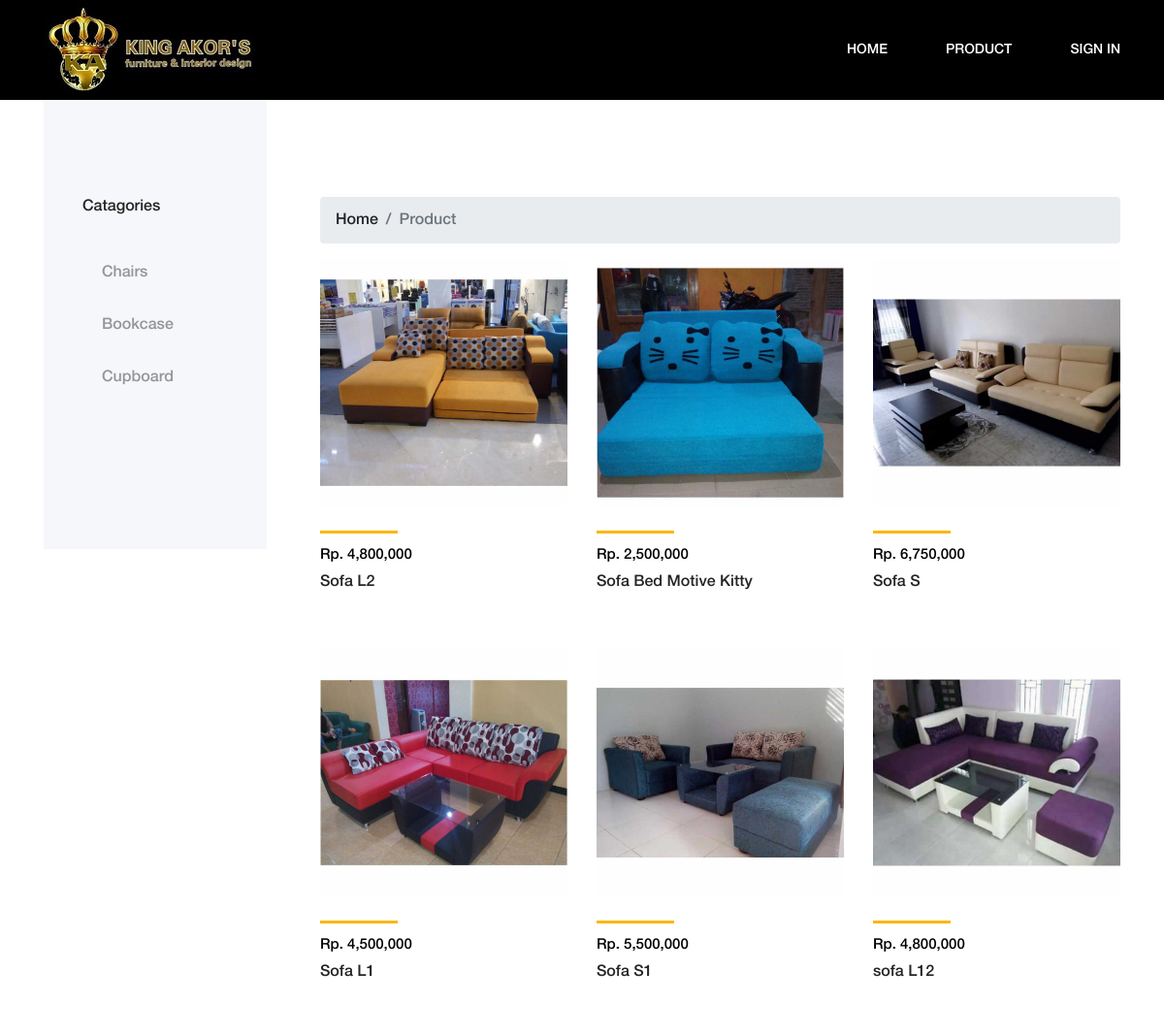
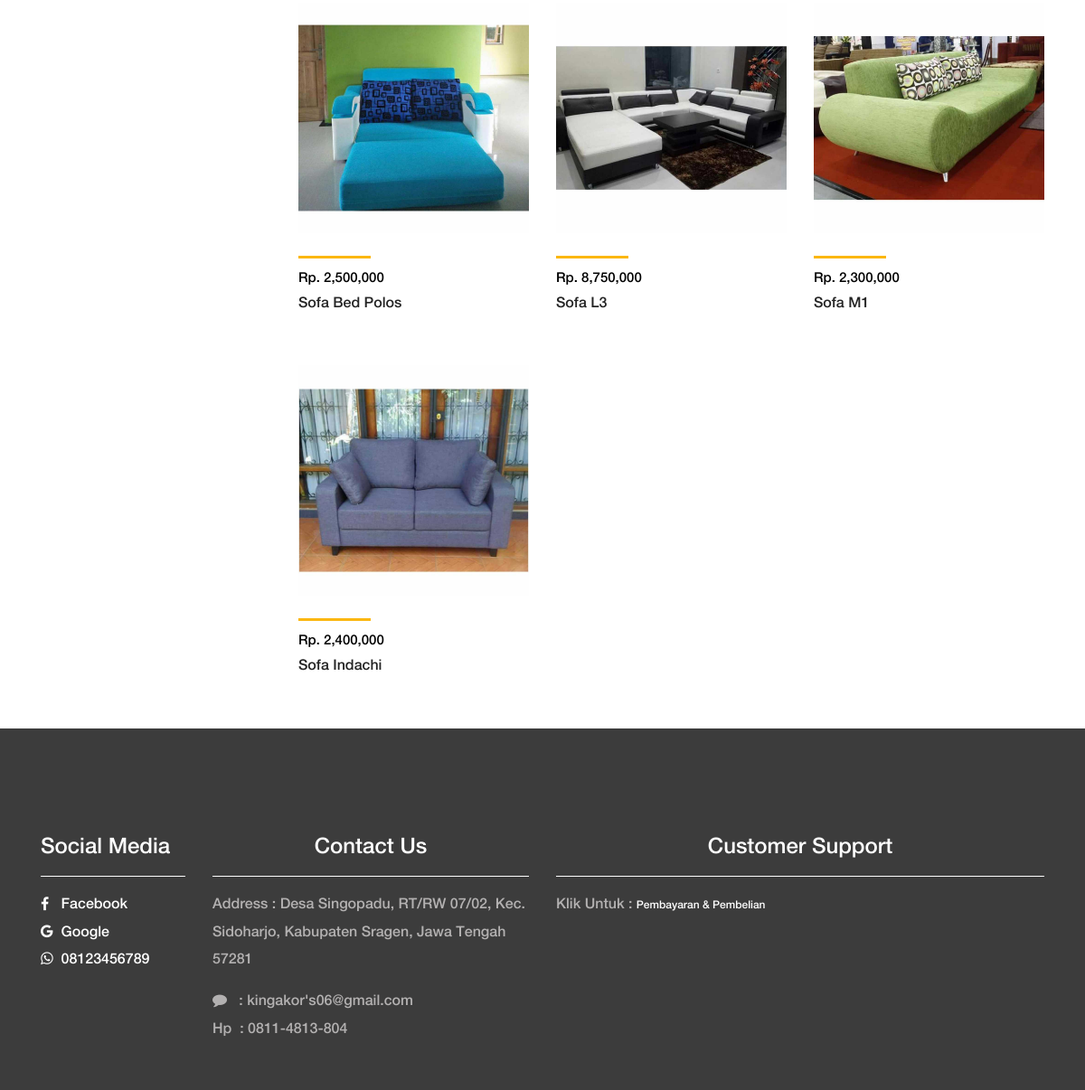
The app's page /Chome/ktg/1 with its own data (2 pictures, top to bottom).
### tables this page shows
CREATE TABLE `barang` (
  `id_barang` varchar(20) NOT NULL,
  `merek` varchar(30) DEFAULT NULL,
  `diskripsi` tinytext,
  `gambar` varchar(150) DEFAULT NULL,
  `gambar1` varchar(150) DEFAULT NULL,
  `harga` int(11) DEFAULT NULL,
  `stok` int(11) DEFAULT NULL,
  `id_kategori` varchar(20) DEFAULT NULL,
  `tanggal_masuk` date DEFAULT NULL
);

### application/controllers/Chome.php (called while the page is built, shortened)
<?php
class  Chome extends CI_Controller {
     public function __construct(){
       $this->load->model('M_kategori');
       $this->load->model('M_barang');
       $this->load->model('Mdetailpemesanan');
  }
  public function ktg($id_kategori)
  {
    $data['barang'] = $this->M_barang->get_result_by_id_kategori($id_kategori);
    $this->load->view('kerangka/header');
    $this->load->view('menu_p/Vkat_barang', $data);
    $this->load->view('kerangka/footer');
  }
}

### index.php (called while the page is built, shortened)
<?php
require_once BASEPATH.'core/CodeIgniter.php';

### application/models/M_barang.php (called while the page is built, shortened)
<?php
class M_barang extends CI_Model
{
    public $table = 'barang';
    function get_result_by_id_kategori($id)
    {
        $this->db->where("id_kategori", $id);
        return $this->db->get($this->table)->result();
    }
}

### application/views/menu_p/Vkat_barang.php (the view, shortened to what this page needs)
<div class="container">
  <div class="row">
    <div class="col-3">
      <div class="shop_sidebar_area" style="background-color:#f5f7fa; padding: 100px 40px; width:230px;max-width:230px;flex:0 0 230px;position:relative;z-index:1;-webkit-box-flex:0;">
          <div class="widget catagory mb-50">
              <h6 class="widget-title mb-30" >Catagories</h6>
              <div class="catagories-menu">
                  <ul>
                      <li class=""><a href="<?= base_url('Chome/ktg/1') ?>">Chairs</a></li>
                      <li><a href="<?= base_url('Chome/ktg/3') ?>">Bookcase</a></li>
                      <li><a href="<?= base_url('Chome/ktg/2') ?>">Cupboard</a></li>
                  </ul>
              </div>
          </div>
      </div>
    </div>
    <div class="col-9" style="padding:100px 0px 0px 0px">
      <div class="col-12">
        <nav aria-label="breadcrumb">
          <ol class="breadcrumb">
            <li class="breadcrumb-item">Home</li>
            <li class="breadcrumb-item active">Product</li>
          </ol>
        </nav>
      </div>
      <div class="col-12">
        <div class="row">
          <?php foreach ($barang as $list) { ?>
          <div class="col-md-4">
            <div class="single-product-wrapper">
              <a href="<?= base_url("C_barang/detailbarang/".$list->id_barang); ?>">
                <div class="product-img">
                    <img src="<?= base_url("assets/uploads/".$list->gambar)?>" alt="">
                </div>
                <div class="product-description d-flex align-items-center justify-content-between">
                    <div class="product-meta-data">
                        <div class="line"></div>
                        <p class="product-price" style="color:black;font-size:15px">Rp. <?= number_format($list->harga) ?></p>
                        <h6><?= $list->merek ?></h6>
                    </div>
                </div>
              </a>
            </div>
          </div>
          <?php } ?>
        </div>
      </div>
    </div>
  </div>
</div>

### application/views/kerangka/Header.php (shortened to what this page needs)
<!DOCTYPE html>
<html lang="en">
<head>
    <link rel="stylesheet" href="<?= base_url('assets/amado/css/core-style.css') ?>">
    <link rel="stylesheet" href="<?= base_url('assets/amado/style.css') ?>">
    <link href="<?= base_url('assets/datatables') ?>/dataTables.bootstrap4.min.css" rel="stylesheet">
</head>
<body>
    <header class="footer_area clearfix bg-dark" style="padding:0px">
        <div class="container">
            <div class="row align-items-center">
                <div class="col-12 col-lg-4">
                    <div class="single_widget_area">
                        <div class="footer-logo mr-50">
                            <a href="<?= base_url(); ?>"><img src="<?= base_url("assets/img/a/16.jPG") ?> " alt=""></a>
                        </div>
                    </div>
                </div>
                <div class="col-12 col-lg-8">
                    <div class="single_widget_area">
                        <div class="footer_menu">
                            <nav class="navbar navbar-expand-lg justify-content-end">
                                <div class="collapse navbar-collapse" id="footerNavContent">
                                    <?php if ($this->session->userdata('status_login') == "customer_oke") { ?>
                                        <ul class="navbar-nav ml-auto">
                                            <li class="nav-item ">
                                                <a class="nav-link" href="<?= base_url('Chome'); ?>">Home</a>
                                            </li>
                                            <li class="nav-item">
                                                <a class="nav-link" href="<?= base_url('ctm/Cbarang'); ?>">Product</a>
                                            </li>
                                            <li class="nav-item">
                                                <?php
                                                $crt = "";
                                                if (isset($cart)) {
                                                    $crt =  $cart->num_rows();
                                                } else {
                                                    $crt = "0";
                                                }
                                                ?>
                                                <a class="nav-link" href="<?= base_url('Ctm/Ckeranjang'); ?>">Cart (<?= $crt; ?>)</a>
                                            </li>
                                            <li class="nav-item dropdown">
                                                <a class="nav-link dropdown-toggle" href="#" id="navbarDropdownMenuLink" role="button" data-toggle="dropdown" aria-haspopup="true" aria-expanded="false">
                                                    <i class="fa fa-user"></i> <?= $this->session->userdata('username') ?>
                                                </a>
                                                <div class="dropdown-menu bg-warning" aria-labelledby="navbarDropdownMenuLink">
                                                    <a class="dropdown-item" href="<?= base_url('Ctm/cprofil'); ?>">My Account</a>
                                                    <a class="dropdown-item" href="<?= base_url('Ctm/Criw'); ?>">Order Details</a>
                                                </div>
                                                <li class="nav-item">
                                                    <a class="nav-link" href="<?= base_url('Clogin/log_out'); ?>">Log Out</a>
                                                </li>
                                            </li>
                                        </ul>
                                    <?php } else { ?>
                                        <ul class="navbar-nav ml-auto">
                                            <li class="nav-item">
                                                <a class="nav-link" href="<?= base_url('Chome'); ?>">Home</a>
                                            </li>
                                            <li class="nav-item">
                                                <a class="nav-link" href="<?= base_url('C_barang'); ?>">Product</a>
                                            </li>
                                            <li class="nav-item">
                                                <a class="nav-link" href="<?= base_url('Adm/A_log'); ?>">Sign In</a>
                                            </li>
                                        </ul>
                                    <?php } ?>
                                </div>
                            </nav>
                        </div>
                    </div>
                </div>
            </div>
        </div>
    </header>

### application/views/kerangka/Footer.php (shortened to what this page needs)
<section class="newsletter-area section-padding-100-0">
    <div class="container">
        <div class="row align-items-center">
            <div class="col-12 col-lg-6 col-xl-2" style="min-height:300px">
                <div class="newsletter-text mb-50 mt-3">
                    <h4 class="text-white">Social Media</h4>
                    <hr style="border-color:white">
                    <table class="text-white">
                        <tr>
                            <td><i class="fa fa-facebook"></i></td>
                            <td>
                                <p class="text-white">&nbsp Facebook</p>
                            </td>
                        </tr>
                        <tr>
                            <td><i class="fa fa-google"></i></td>
                            <td>
                                <p class="text-white">&nbsp Google</p>
                            </td>
                        </tr>
                        <tr>
                            <td><i class="fa fa-whatsapp"></i></td>
                            <td>
                                <p class="text-white">&nbsp 08123456789</p>
                            </td>
                        </tr>
                    </table>
                </div>
            </div>
            <div class="col-12 col-lg-6 col-xl-4" style="min-height:300px">
                <div class="newsletter-text mb-50 mt-3">
                    <h4 class="text-white text-center">Contact Us</h4>
                    <hr style="border-color:white">
                    <address>
                        <p>Address : Desa Singopadu, RT/RW 07/02, Kec. Sidoharjo, Kabupaten Sragen, Jawa Tengah 57281</p>
                    </address>
                    <p><i class="fa fa-comment"></i> &nbsp : kingakor's06@gmail.com</p>
                    <p>Hp &nbsp: 0811-4813-804</p>
                </div>
            </div>
            <div class="col-12 col-lg-6 col-xl-6" style="min-height:300px">
                <div class="newsletter-text mb-50 mt-3">
                    <h4 class="text-white text-center">Customer Support</h4>
                    <hr style="border-color:white">
                    <p>Klik Untuk : <a href="<?= base_url('auth/lkonsumen') ?>" class="text-white">Pembayaran & Pembelian</a></p>
                </div>
            </div>
        </div>
    </div>
</section>

### assets/amado/css/core-style.css (style rules this page uses)
* { margin: 0; padding: 0; }
body { font-family: "helveticaneuemedium"; font-size: 16px; }
h1, h2, h3, h4, h5, h6 { color: #242424; line-height: 1.3; font-weight: 400; }
p { color: #6d6d6d; font-size: 16px; line-height: 1.9; font-weight: 400; }
a { -webkit-transition: all 500ms ease 0s; transition: all 500ms ease 0s; text-decoration: none; outline: 0 solid transparent; color: #131212; font-weight: 400; font-size: 12px; }
ul, ol { margin: 0; }
ul li, ol li { list-style: none; }
img { height: auto; max-width: 100%; }
.mb-30 { margin-bottom: 30px !important; }
.mb-50 { margin-bottom: 50px !important; }
.mr-50 { margin-right: 50px !important; }
.section-padding-100-0 { padding-top: 100px; padding-bottom: 0; }
.bg-dark { background-color: #000000 !important; }
.newsletter-area { position: relative; z-index: 1; background-color: #3c3c3c; }
.newsletter-area .newsletter-text { position: relative; z-index: 1; }
.newsletter-area .newsletter-text p { color: #b3b1b1; margin-bottom: 0; }
.single-product-wrapper { position: relative; z-index: 1; margin-bottom: 50px; overflow: hidden; background-color: #ffffff; }
.single-product-wrapper .product-img { position: relative; z-index: 1; overflow: hidden; }
.single-product-wrapper .product-img img { width: 100%; -webkit-transition-duration: 500ms; transition-duration: 500ms; }
.single-product-wrapper .product-description { position: relative; z-index: 1; margin-top: 25px; }
.single-product-wrapper .product-description .product-meta-data .line { width: 80px; height: 3px; background-color: #fbb710; margin-bottom: 15px; display: block; }
.single-product-wrapper .product-description .product-meta-data .product-price { line-height: 1; color: #fbb710; font-size: 24px; margin-bottom: 10px; }
.footer_area { position: relative; z-index: 1; background-color: #252525; padding: 80px 0; }
.footer_area .single_widget_area .footer_menu { position: relative; z-index: 1; margin-left: auto; }
.footer_area .single_widget_area .footer_menu .navbar { padding: 0; }
.footer_area .single_widget_area .footer_menu .navbar-nav .nav-item .nav-link { padding: 10px 30px; color: #fff; text-transform: uppercase; font-size: 14px; }
.footer_area .single_widget_area .footer_menu .navbar-nav .nav-item:last-child .nav-link { padding-right: 0; }
.widget { position: relative; z-index: 1; }
.widget .widget-title { font-size: 16px; text-transform: capitalize; color: #242424; }
.widget .catagories-menu li a { text-transform: capitalize; font-size: 16px; padding: 15px 0 15px 20px; display: block; font-weight: 400; color: #959595; }

### records on screen
barang: gambar (picture), harga "4,800,000", merek "Sofa L2"
barang: gambar (picture), harga "2,500,000", merek "Sofa Bed Motive Kitty"
barang: gambar (picture), harga "6,750,000", merek "Sofa S"
barang: gambar (picture), harga "4,500,000", merek "Sofa L1"
barang: gambar (picture), harga "5,500,000", merek "Sofa S1"
barang: gambar (picture), harga "4,800,000", merek "sofa L12"
barang: gambar (picture), harga "2,500,000", merek "Sofa Bed Polos"
barang: gambar (picture), harga "8,750,000", merek "Sofa L3"
barang: gambar (picture), harga "2,300,000", merek "Sofa M1"
barang: gambar (picture), harga "2,400,000", merek "Sofa Indachi"
